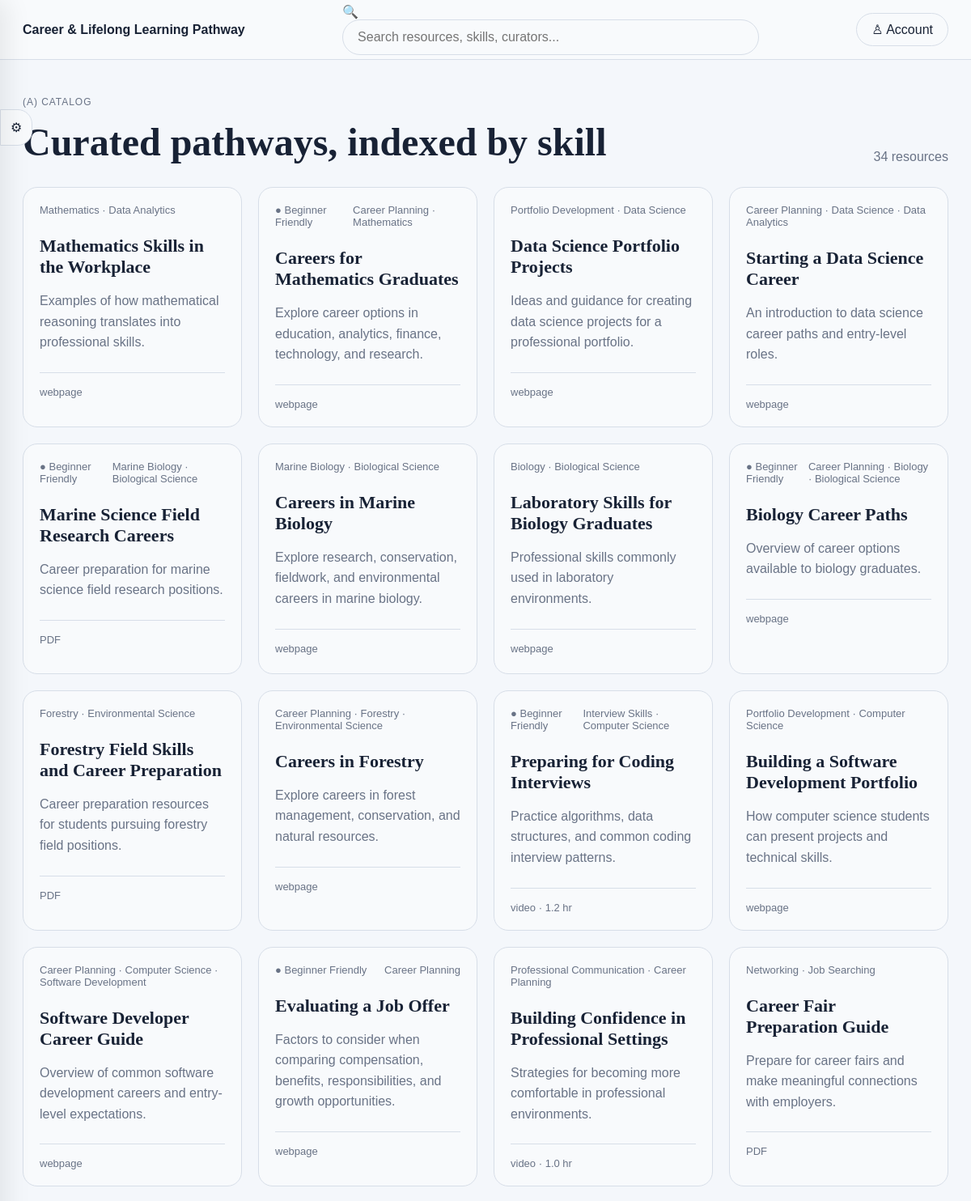
The page / (upper part) on the database its author committed.
### landing/models.py (models this page shows, shortened)
class Category(models.Model):
    category_id = models.AutoField(primary_key=True)
    curator = models.ForeignKey(
        User,
        on_delete=models.PROTECT,
        related_name="categories",
    )
    category_type = models.CharField(max_length=30)
    category_name = models.CharField(max_length=150)
    category_description = models.TextField(
        null=True,
        blank=True,
    )
    category_up_date = models.DateTimeField(
        null=True,
        blank=True,
    )
    category_add_date = models.DateTimeField(auto_now_add=True)
    is_active = models.BooleanField(default=True)
    class Meta:
        constraints = [
            models.UniqueConstraint(
                fields=["category_type", "category_name"],
                name="unique_category_type_name",
            )
        ]

class Resource(models.Model):
    resource_id = models.BigAutoField(primary_key=True)
    curator = models.ForeignKey(
        User,
        on_delete=models.PROTECT,
        related_name="resources",
    )
    is_anonymous = models.BooleanField(default=False)
    source = models.ForeignKey(
        Source,
        on_delete=models.PROTECT,
        related_name="resources",
    )
    resource_title = models.CharField(max_length=150)
    resource_url = models.URLField(max_length=2048)
    resource_type = models.CharField(
        max_length=50,
        null=True,
        blank=True,
    )
    resource_snippet = models.TextField(
        null=True,
        blank=True,
    )
    resource_up_date = models.DateTimeField(
        null=True,
        blank=True,
    )
    resource_pub_date = models.DateTimeField(
        null=True,
        blank=True,
    )
    resource_add_date = models.DateTimeField(
        auto_now_add=True,
    )
    resource_format = models.CharField(
        max_length=50,
        null=True,
        blank=True,
    )
    resource_duration_seconds = models.PositiveIntegerField(
        null=True,
        blank=True,
    )
    price_model = models.ForeignKey(
        PriceModel,
        on_delete=models.PROTECT,
        null=True,
        blank=True,
        related_name="resources",
    )
    price_reviewed = models.BooleanField(default=False)
    price_reviewed_by = models.ForeignKey(
        User,
        on_delete=models.PROTECT,
        null=True,
        blank=True,
        related_name="price_reviews",
    )
    price_reviewed_date = models.DateTimeField(
        null=True,
        blank=True,
    )
    other_metadata = models.JSONField(
        null=True,
        blank=True,
    )
    categories = models.ManyToManyField(
        Category,
        through="ResourceCategory",
        related_name="resources",
    )
    filters = models.ManyToManyField(
        Filter,
        through="ResourceFilter",
        related_name="resources",
    )
    collections = models.ManyToManyField(
        "CuratedCollection",
        through="CollectionResource",
        related_name="resources",
    )

class Filter(models.Model):
    filter_id = models.AutoField(primary_key=True)
    curator = models.ForeignKey(
        User,
        on_delete=models.PROTECT,
        related_name="filters",
    )
    filter_type = models.CharField(max_length=50)
    filter_name = models.CharField(max_length=150)
    filter_add_date = models.DateTimeField(auto_now_add=True)
    filter_up_date = models.DateTimeField(
        null=True,
        blank=True,
    )
    is_active = models.BooleanField(default=True)
    class Meta:
        constraints = [
            models.UniqueConstraint(
                fields=["filter_type", "filter_name"],
                name="unique_filter_type_name",
            )
        ]

### landing/views.py (the view)
# urls.py: path("", views.index, name="index"),
def index(request):
    resources = (
        Resource.objects
        .select_related("source", "curator")
        .prefetch_related("categories", "filters")
        .order_by("-resource_add_date")
    )
    for resource in resources:
        resource.display_skill = resource.filters.first()
        resource.display_categories = list(resource.categories.all())
        resource.display_duration = format_duration(
            resource.resource_duration_seconds
        )
        resource.display_source_domain = resource.source.source_domain
    context = {
        "resources": resources,
        "resource_count": len(resources),
    }
    return render(request, "landing/index.html", context)

### landing/views.py (called while the page is built)
def format_duration(seconds):
    if seconds is None:
        return None
    if seconds < 60:
        return "Less than a minute"
    minutes = round(seconds / 60)
    if minutes < 60:
        return f"{minutes} min"
    hours = seconds / 3600
    if hours.is_integer():
        return f"{int(hours)} hr"
    return f"{hours:.1f} hr"

### landing/templates/landing/index.html
{% extends "landing/base.html" %}
{% block content %}
<div class="catalog-header">
    <div class="catalog-heading">
        <span class="catalog-label">
            (A) CATALOG
        </span>
        <h1 class="catalog-title">
            Curated pathways, indexed by skill
        </h1>
    </div>
    <div class="catalog-stats">
        <span>{{ resource_count }} resources</span>
    </div>
</div>
<section class="resource-grid">
    {% for resource in resources %}
        <article
            class="resource-card"
            data-resource-id="{{ resource.resource_id }}"
        >
            <div class="resource-meta">
                {% if resource.display_skill %}
                    <span class="resource-skill">
                        ● {{ resource.display_skill.filter_name }}
                    </span>
                {% endif %}
                <span class="resource-category">
                    {% for category in resource.display_categories %}
                        {% if not forloop.first %} · {% endif %}
                        {{ category.category_name }}
                    {% endfor %}
                </span>
            </div>
            <h2 class="resource-title">
                {{ resource.resource_title }}
            </h2>
            {% if resource.resource_snippet %}
                <p class="resource-description">
                    {{ resource.resource_snippet }}
                </p>
            {% endif %}
            <div class="resource-footer">
                <span>
                    {% if resource.resource_format %}
                        {{ resource.resource_format }}
                    {% endif %}
                    {% if resource.resource_format and resource.display_duration %}
                        ·
                    {% endif %}
                    {% if resource.display_duration %}
                        {{ resource.display_duration }}
                    {% endif %}
                </span>
            </div>
        </article>
    {% empty %}
        <p>No resources have been added yet.</p>
    {% endfor %}
</section>
{% endblock %}

### landing/templates/landing/base.html (shortened to what this page needs)
{% load static %}
<!DOCTYPE html>
<html lang="en">
<head>
    <link rel="stylesheet" href="{% static 'landing/style.css' %}">
</head>
<body>
    {% include "landing/partials/topbar.html" %}
    {% include "landing/partials/sidebarLeft.html" %}
    <div class="page-layout">
        <main class="main-content">
            {% block content %}
            {% endblock %}
        </main>
    </div>
</body>
</html>

### landing/templates/landing/partials/topbar.html (shortened to what this page needs)
<header class="topbar">
    <div class="topbar-brand">
        <a href="/" class="site-title">
            Career & Lifelong Learning Pathway
        </a>
    </div>
    <form class="search-form">
        <span class="search-icon">
            🔍
        </span>
        <input
            type="search"
            id="search"
            name="search"
            class="search-input"
            placeholder="Search resources, skills, curators..."
        >
    </form>
    <button class="account-button" type="button">
        <span class="account-icon">♙</span>
        Account
    </button>
</header>

### landing/templates/landing/partials/sidebarLeft.html (shortened to what this page needs)
<button
    id="sidebar-open"
    class="sidebar-open"
    type="button"
    aria-label="Open filters"
    aria-controls="sidebar"
>
    ⚙
</button>

### landing/static/landing/style.css (style rules this page uses)
:root { --bg: #f4f7fb; --surface: #f8fafc; --text: #182235; --muted: #697386; --border: #d7dee8; --accent: #2479c5; --sidebar: #f7f9fc; --radius: 18px; --space: 24px; }
* { box-sizing: border-box; }
body { margin: 0; background: var(--bg); color: var(--text); font-family: Arial, sans-serif; }
button, input, select { font: inherit; }
.topbar { height: 74px; display: flex; align-items: center; justify-content: space-between; gap: var(--space); padding: 0 28px; border-bottom: 1px solid var(--border); background: var(--surface); }
.site-title { color: var(--text); font-weight: 700; text-decoration: none; }
.search-form { width: min(560px, 45%); }
.search-input { width: 100%; padding: 12px 18px; border: 1px solid var(--border); border-radius: 28px; background: transparent; color: var(--text); }
.account-button, .sidebar-close, .sidebar-open { border: 1px solid var(--border); background: var(--surface); color: var(--text); cursor: pointer; }
.account-button { padding: 10px 18px; border-radius: 24px; }
.main-content { padding: 42px 28px; }
.catalog-header { display: flex; align-items: end; justify-content: space-between; gap: var(--space); margin-bottom: 28px; }
.catalog-label, .filter-heading, .sidebar-label { color: var(--muted); font-size: 12px; letter-spacing: .08em; }
.catalog-title { margin: 14px 0 0; font-family: Georgia, serif; font-size: clamp(32px, 4vw, 48px); }
.catalog-stats { color: var(--muted); white-space: nowrap; }
.resource-grid { display: grid; grid-template-columns: repeat(4, minmax(0, 1fr)); gap: 20px; }
.resource-card { min-height: 285px; padding: 20px; border: 1px solid var(--border); border-radius: var(--radius); background: var(--surface); }
.resource-meta, .resource-footer { display: flex; justify-content: space-between; gap: 12px; }
.resource-meta, .resource-footer { color: var(--muted); font-size: 13px; }
.resource-title { margin: 24px 0 12px; font-family: Georgia, serif; font-size: 22px; }
.resource-description { color: var(--muted); line-height: 1.6; }
.resource-footer { margin-top: 24px; padding-top: 16px; border-top: 1px solid var(--border); }
.sidebar-open { position: fixed; z-index: 9; top: 135px; left: 0; padding: 12px; border-radius: 0 18px 18px 0; }

### rows shown on the page
Resource: resource_title "Mathematics Skills in the Workplace", resource_snippet "Examples of how mathematical reasoning translates into professional skills.", resource_format "webpage"
Category: category_name "Mathematics"
Category: category_name "Data Analytics"
Resource: display_skill.filter_name "Beginner Friendly", resource_title "Careers for Mathematics Graduates", resource_snippet "Explore career options in education, analytics, finance, technology, and research.", resource_format "webpage"
Category: category_name "Career Planning"
Resource: resource_title "Data Science Portfolio Projects", resource_snippet "Ideas and guidance for creating data science projects for a professional portfolio.", resource_format "webpage"
Category: category_name "Portfolio Development"
Category: category_name "Data Science"
Resource: resource_title "Starting a Data Science Career", resource_snippet "An introduction to data science career paths and entry-level roles.", resource_format "webpage"
Resource: display_skill.filter_name "Beginner Friendly", resource_title "Marine Science Field Research Careers", resource_snippet "Career preparation for marine science field research positions.", resource_format "PDF"
Category: category_name "Marine Biology"
Category: category_name "Biological Science"
Resource: resource_title "Careers in Marine Biology", resource_snippet "Explore research, conservation, fieldwork, and environmental careers in marine biology.", resource_format "webpage"
Resource: resource_title "Laboratory Skills for Biology Graduates", resource_snippet "Professional skills commonly used in laboratory environments.", resource_format "webpage"
Category: category_name "Biology"
Resource: display_skill.filter_name "Beginner Friendly", resource_title "Biology Career Paths", resource_snippet "Overview of career options available to biology graduates.", resource_format "webpage"
Resource: resource_title "Forestry Field Skills and Career Preparation", resource_snippet "Career preparation resources for students pursuing forestry field positions.", resource_format "PDF"
Category: category_name "Forestry"
Category: category_name "Environmental Science"
Resource: resource_title "Careers in Forestry", resource_snippet "Explore careers in forest management, conservation, and natural resources.", resource_format "webpage"
Resource: display_skill.filter_name "Beginner Friendly", resource_title "Preparing for Coding Interviews", resource_snippet "Practice algorithms, data structures, and common coding interview patterns.", resource_format "video", display_duration "1.2 hr"
Category: category_name "Interview Skills"
Category: category_name "Computer Science"
Resource: resource_title "Building a Software Development Portfolio", resource_snippet "How computer science students can present projects and technical skills.", resource_format "webpage"
Resource: resource_title "Software Developer Career Guide", resource_snippet "Overview of common software development careers and entry-level expectations.", resource_format "webpage"
Category: category_name "Software Development"
Resource: display_skill.filter_name "Beginner Friendly", resource_title "Evaluating a Job Offer", resource_snippet "Factors to consider when comparing compensation, benefits, responsibilities, and growth opportunities.", resource_format "webpage"
Resource: resource_title "Building Confidence in Professional Settings", resource_snippet "Strategies for becoming more comfortable in professional environments.", resource_format "video", display_duration "1.0 hr"
Category: category_name "Professional Communication"
Resource: resource_title "Career Fair Preparation Guide", resource_snippet "Prepare for career fairs and make meaningful connections with employers.", resource_format "PDF"
Category: category_name "Networking"
Category: category_name "Job Searching"

### other values the page prints
{{ resource_count }} "34"
